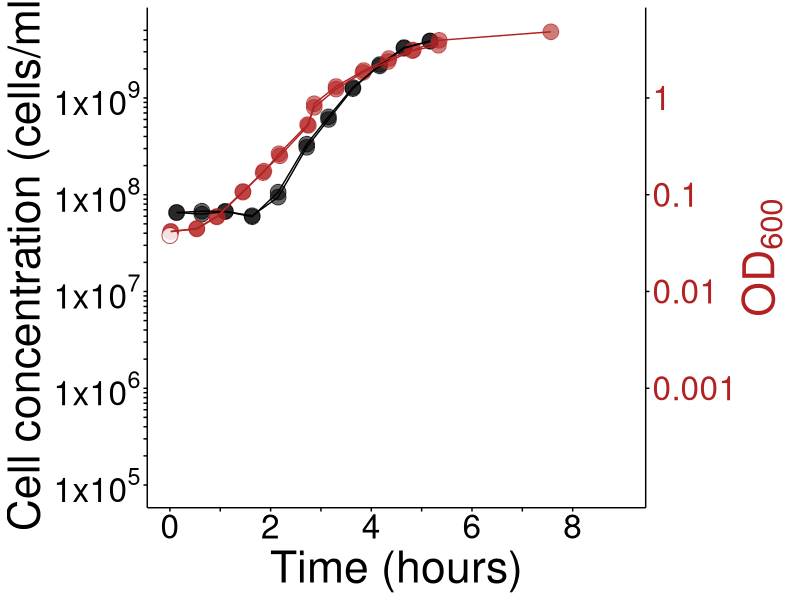

Write R code to recreate this figure.
#
require(ggplot2)
#
#Load data
data_fig2i <- read.csv("Fig2i_withMetadata.csv", header = T)
data_fig2i
#
#split data into only OD and only cell conc datasets for connecting consecutive datapoints with a line
data_fig2i_onlyOD <- data_fig2i[1:28,]
data_fig2i_onlycellconc <- data_fig2i[29:50,]
#
#Plots
#
expected_OD <- data.frame(exp_y = c(3.7912*1E7, 3.780*1E7), exp_x = c(0,0))
#
Fig2I <- ggplot(data = data_fig2i, aes(x = Time_hrs)) +geom_point(aes(y = cellconc), fill = "black", size = 5, alpha = 0.6, shape = 21) +geom_point(aes(y = OD600*1E9), shape = 21, size = 5, alpha = 0.6, colour = "firebrick", fill = "firebrick") +geom_point(data = expected_OD, aes(y = exp_y, x = exp_x), colour = "firebrick", fill = "white", size = 5, alpha = 0.6, shape = 21) +geom_line(data = data_fig2i_onlycellconc, aes(y = cellconc, group = as.factor(rep)), linetype = "solid") +geom_line(data = data_fig2i_onlyOD, aes(y = OD600*1E9, group = as.factor(rep)), linetype = "solid", colour = "firebrick") +scale_x_continuous(limits = c(0, 9), breaks = seq(0, 8, 1), labels = c(0,"", 2,"", 4,"", 6, "", 8)) +scale_y_continuous(limits = c(1E5, 5E9), breaks = c(1E5, 2E5, 3E5, 4E5, 5E5, 6E5, 7E5, 8E5, 9E5, 1E6, 2E6, 3E6, 4E6, 5E6, 6E6, 7E6, 8E6, 9E6, 1E7, 2E7, 3E7, 4E7, 5E7, 6E7, 7E7, 8E7, 9E7, 1E8, 2E8, 3E8, 4E8, 5E8, 6E8, 7E8, 8E8, 9E8, 1E9, 2E9, 3E9, 4E9, 5E9), labels = c(expression("1x10"^5), "", "", "", "", "", "", "", "", expression("1x10"^6),"", "", "", "", "", "", "", "", expression("1x10"^7), "", "", "", "", "", "", "", "", expression("1x10"^8),"", "", "", "", "", "", "", "", expression("1x10"^9), "", "", "", ""), trans = "log", name = "Cell concentration (cells/ml)", sec.axis = sec_axis(trans = ~.*1, breaks = c(1E6, 1E7, 1E8, 1E9), labels = c(0.001, 0.01, 0.1, 1),name = expression("OD"[600]))) + xlab('Time (hours)') + theme(legend.position = "none", strip.background = element_blank(), strip.text = element_blank(), panel.background = element_blank(), axis.line.x = element_line(colour = "black"), axis.line.y = element_line(colour = "black"), axis.ticks = element_line(colour = "black"), panel.grid.minor = element_blank(), panel.grid.major = element_blank(), axis.text.y = element_text(colour = "black", size = 24), axis.text.y.right = element_text(colour = "firebrick", size = 24), axis.text.x = element_text(colour = "black", size = 24), axis.title.y = element_text(size = 32, angle = 90), axis.title.y.right = element_text(size = 32, angle = 90, colour = "firebrick"), axis.title.x = element_text(size = 32))
Fig2I